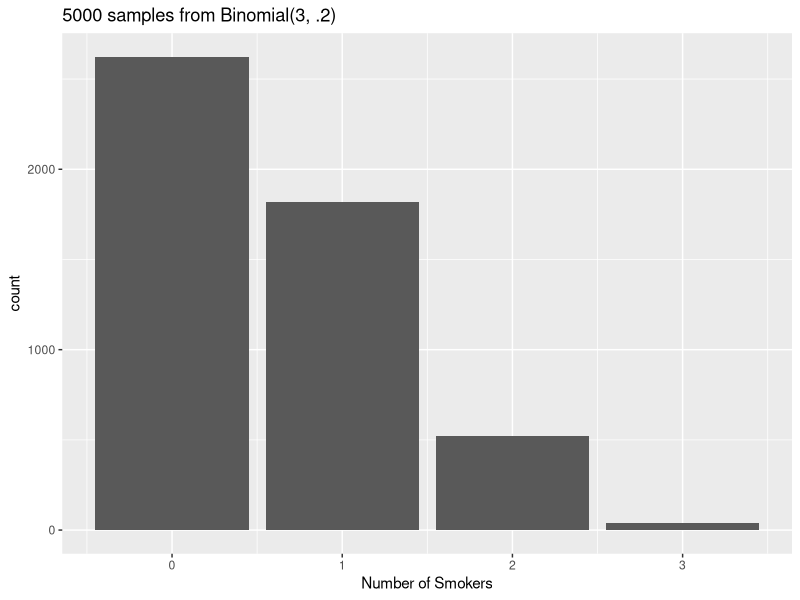
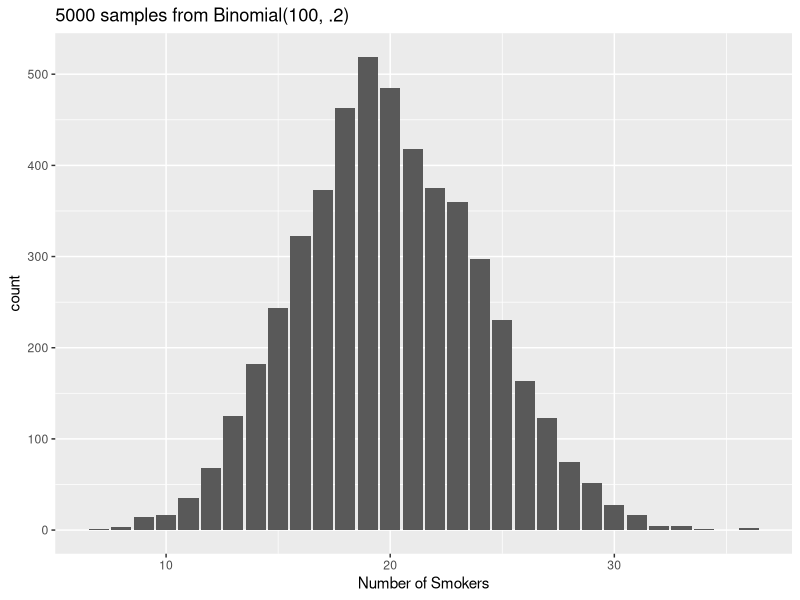
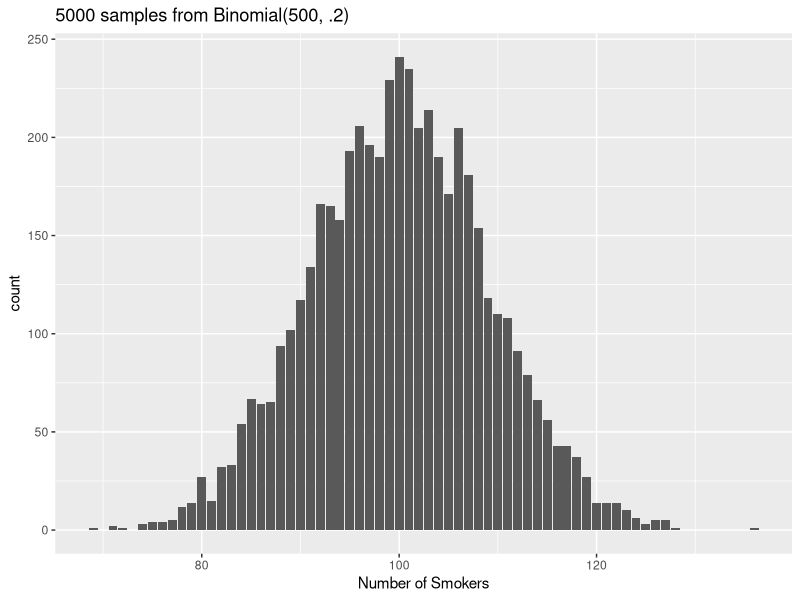
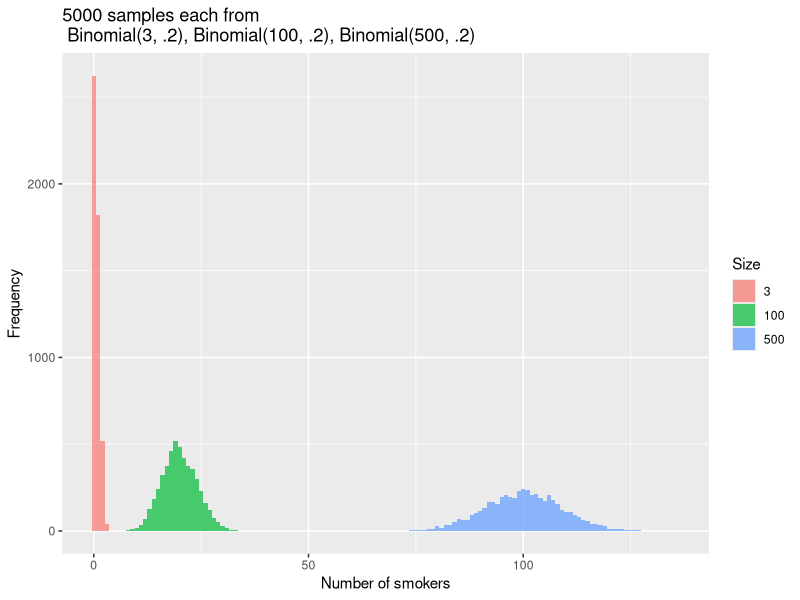
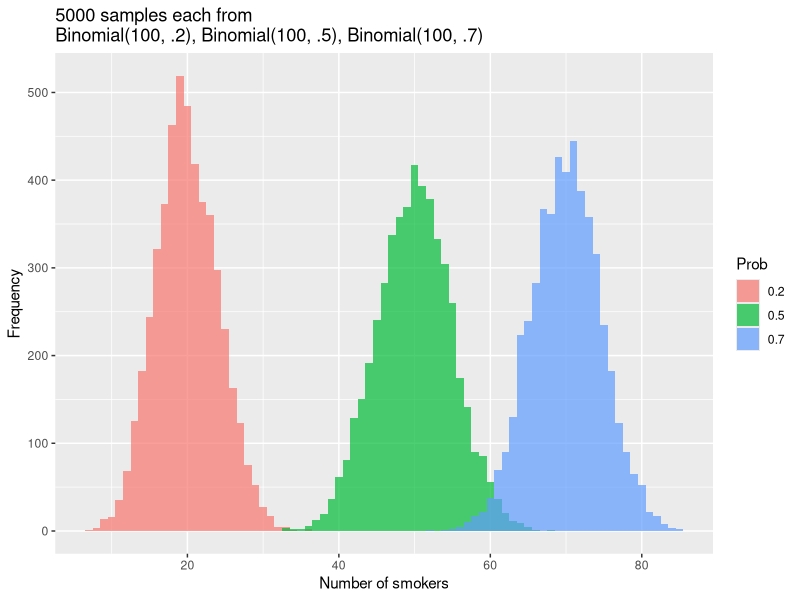
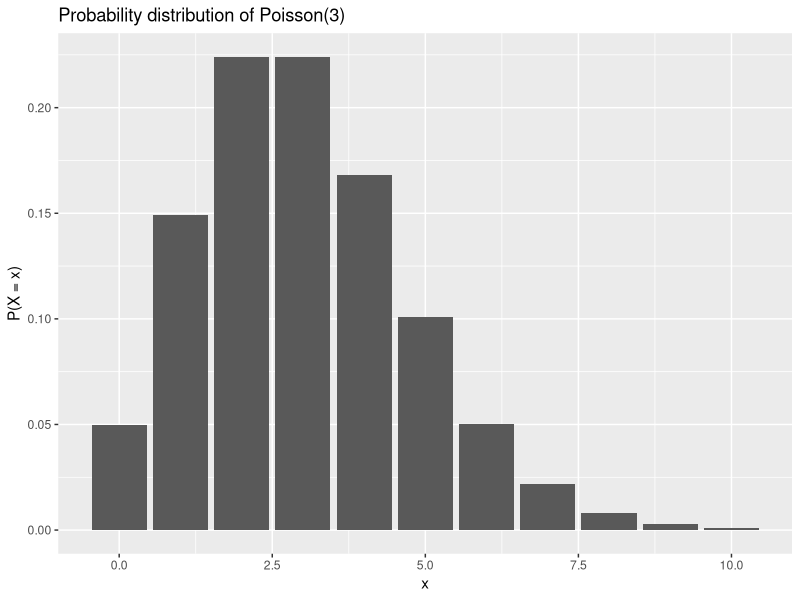
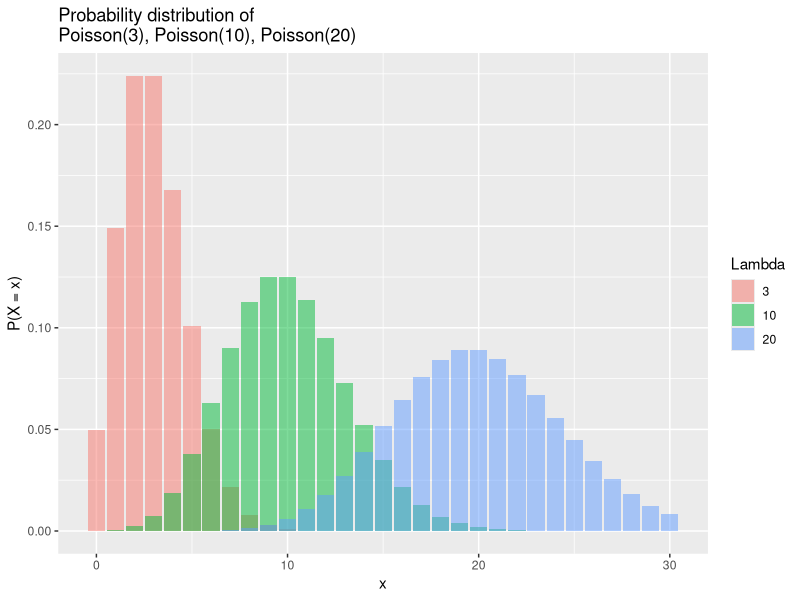
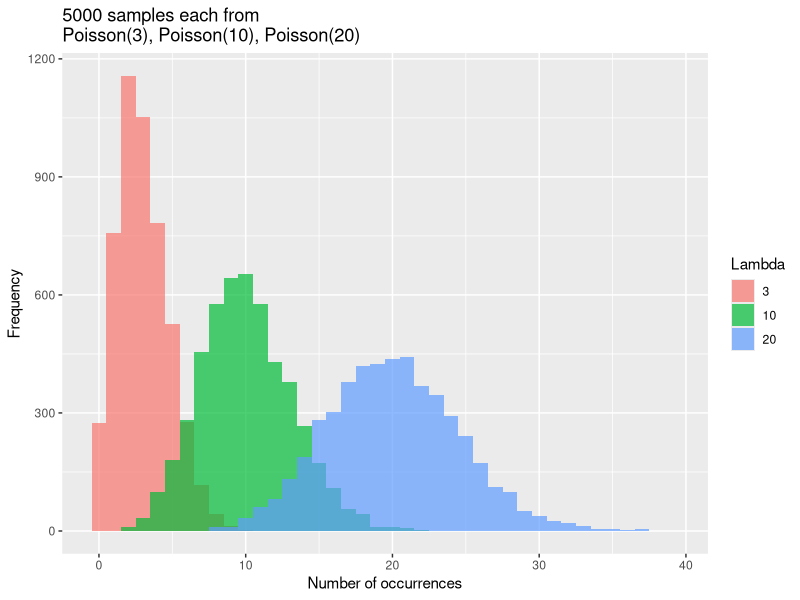

Generate these figures, in order, with R:
## ---- chunk 1

## ---- chunk 2
library(dplyr); library(ggplot2)
# library(knitr)
## ---- chunk 3
set.seed(0) # so results are reproducible 
binomDraws <- rbinom(n = 5000, size = 3, prob = .2)
table(binomDraws)/5000
## ---- chunk 4
data.frame(binomDraws) %>%
  ggplot(aes(x = binomDraws)) + 
    geom_bar() +
    labs(x = "Number of Smokers",
         title = "5000 samples from Binomial(3, .2)")
## ---- chunk 5
set.seed(0) # so results are reproducible 
binomDraws100 <- rbinom(n = 5000, size = 100, prob = .2)
data.frame(binomDraws100) %>%
  ggplot(aes(x = binomDraws100)) + 
    geom_bar() +
    labs(x = "Number of Smokers",
         title = "5000 samples from Binomial(100, .2)")
## ---- chunk 6
set.seed(0) # so results are reproducible 
binomDraws500 <- rbinom(n = 5000, size = 500, prob = .2)
data.frame(binomDraws500) %>%
  ggplot(aes(x = binomDraws500)) + 
    geom_bar() +
    labs(x = "Number of Smokers",
         title = "5000 samples from Binomial(500, .2)")
## ---- chunk 7
data.frame(binomDraws) %>%
  bind_cols(size = 3) %>%
  bind_rows(
    data.frame(binomDraws100) %>%
      rename(binomDraws = binomDraws100) %>%
      bind_cols(size = 100)
  ) %>%
  bind_rows(
    data.frame(binomDraws500) %>%
      rename(binomDraws = binomDraws500) %>%
      bind_cols(size = 500)
  ) %>%
  ggplot(aes(x = binomDraws, 
                    fill = as.factor(size))) + 
    geom_histogram(binwidth = 1, position = "identity", alpha = .7) + 
    labs(
      x = "Number of smokers",
      y = "Frequency",
      title = "5000 samples each from \n Binomial(3, .2), Binomial(100, .2), Binomial(500, .2)",
      fill = "Size"
    )
## ---- chunk 8
set.seed(0) # so results are reproducible 
binomP.2 <- rbinom(n = 5000, size = 100, prob = .2)
binomP.5 <- rbinom(n = 5000, size = 100, prob = .5)
binomP.7 <- rbinom(n = 5000, size = 100, prob = .7)
## ---- chunk 9
data.frame(binomP.2) %>%
  rename(outcome = binomP.2) %>%
  bind_cols(prob = .2) %>%
  bind_rows(
    data.frame(binomP.5) %>%
      rename(outcome = binomP.5) %>%
      bind_cols(prob = .5)
  ) %>%
  bind_rows(
    data.frame(binomP.7) %>%
      rename(outcome = binomP.7) %>%
      bind_cols(prob = .7)
  ) %>%
  ggplot(aes(x = outcome, 
                    fill = as.factor(prob))) +
    geom_histogram(binwidth = 1, position = "identity", alpha = .7) + 
    labs(
      x = "Number of smokers",
      y = "Frequency",
      title = "5000 samples each from \nBinomial(100, .2), Binomial(100, .5), Binomial(100, .7)",
      fill = "Prob"
    )
## ---- chunk 10
dpois(x = 2, lambda = 3)
## ---- chunk 11
dpois(x = 10, lambda = 3)
## ---- chunk 12
dpois(x = 0:10, lambda = 3)
## ---- chunk 13
data.frame(x = 0:10, y = dpois(0:10, lambda = 3)) %>%
  ggplot(aes(x = x, y = y)) + 
    geom_bar(stat = "identity") +
  labs(title = "Probability distribution of Poisson(3)",
       y = "P(X = x)")
## ---- chunk 14
data.frame(x = 0:30, y = dpois(0:30, lambda = 3), lambda = 3) %>%
  bind_rows(data.frame(x = 0:30, y = dpois(0:30, lambda = 10), lambda = 10)) %>%
  bind_rows(data.frame(x = 0:30, y = dpois(0:30, lambda = 20), lambda = 20)) %>%
    ggplot(aes(x = x, y = y, fill = as.factor(lambda))) + 
      geom_bar(stat = "identity", 
               position = "identity", 
               alpha = .5) +
    labs(title = "Probability distribution of \nPoisson(3), Poisson(10), Poisson(20)",
         y = "P(X = x)",
         fill = "Lambda")
## ---- chunk 15
set.seed(0) # so results are reproducible 
inputLambda <- 3
poissonDraws <- rpois(n = 100, lambda = inputLambda)
poissonDraws
## ---- chunk 16
set.seed(0) # so results are reproducible 
poissonL3 <- rpois(n = 5000, lambda = 3)
poissonL10 <- rpois(n = 5000, lambda = 10)
poissonL20 <- rpois(n = 5000, lambda = 20)
## ---- chunk 17
data.frame(poissonL3) %>%
  rename(outcome = poissonL3) %>%
  bind_cols(lambda = 3) %>%
  bind_rows(
    data.frame(poissonL10) %>%
      rename(outcome = poissonL10) %>%
      bind_cols(lambda = 10)
  ) %>%
  bind_rows(
    data.frame(poissonL20) %>%
      rename(outcome = poissonL20) %>%
      bind_cols(lambda = 20)
  ) %>%
  ggplot(aes(x = outcome, 
                    fill = as.factor(lambda))) +
    geom_histogram(binwidth = 1, position = "identity", alpha = .7) + 
    labs(
      x = "Number of occurrences",
      y = "Frequency",
      title = "5000 samples each from \nPoisson(3), Poisson(10), Poisson(20)",
      fill = "Lambda"
    )
